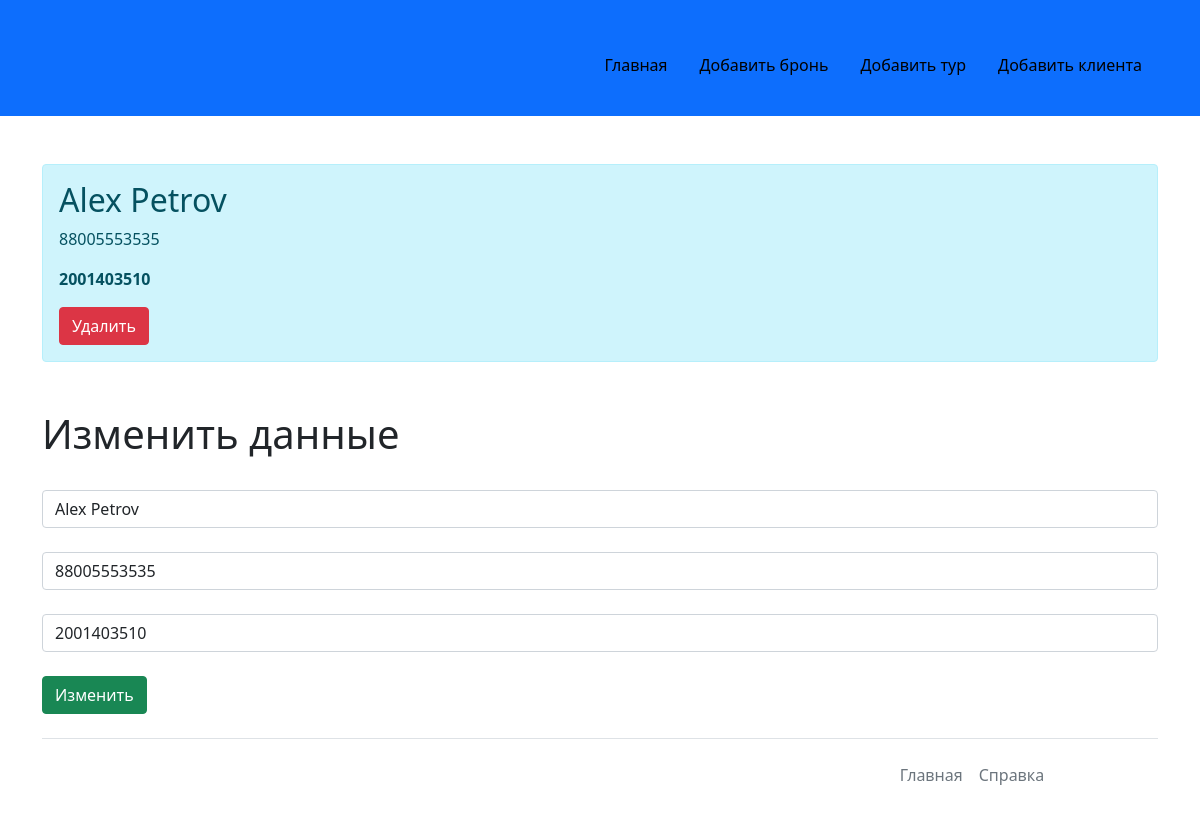
The page /clients-list/1/change on the database its author committed.
### app.py (models this page shows, shortened)
class Client(db.Model):
    client_id = db.Column(db.Integer, primary_key=True)
    name = db.Column(db.String(70), nullable=False)
    phone = db.Column(db.String(50), unique=True, nullable=False)
    code = db.Column(db.String(50), unique=True, nullable=False)
    orders = db.relationship('Order', backref='client')

### app.py (the view)
@app.route('/clients-list/<int:client_id>/change', methods=['POST', 'GET'])
def client_change_information(client_id):
    client = Client.query.get(client_id)
    if request.method == "POST":
        client.name = request.form['client_name']
        client.phone = request.form['client_phone']
        client.code = request.form['client_code']
        if not client.phone.isnumeric():
            return redirect(url_for('error_page', msg="Не удалось изменить данные клиента, так как номера телефона указан неверно."))
        if not client.code.isnumeric():
            return redirect(url_for('error_page', msg="Не удалось изменить данные клиента, так как код указан неверно."))
        try:
            db.session.commit()
            return redirect('/clients-list')
        except:
            return "Error happened"
    else:
        return render_template("client-information.html", client=client)

### templates/client-information.html (shortened to what this page needs)
{% extends "base.html" %}
{% block html_body %}
    <div class="container mt-5">
        <div class="alert alert-info">
            <h2>{{ client.name }}</h2>
            <p>{{ client.phone }}</p>
            <p><b>{{ client.code }}</b></p>
            <a href="/clients-list/{{ client.client_id }}/delete" class="btn btn-danger">Удалить</a>
        </div>
    </div>
    <div class="container mt-5">
        <h1>Изменить данные</h1><br>
        <form method="post">
            <input type="text" name="client_name" id="client_name" class="form-control" value="{{ client.name }}" placeholder="Введите Фамилию Имя Отчество"><br>
            <input type="text" name="client_phone" id="client_phone" class="form-control" value="{{ client.phone }}" placeholder="Введите номер телефона"><br>
            <input type="text" name="client_code" id="client_code" class="form-control" value="{{ client.code }}" placeholder="Введите паспортные данные"><br>
            <input type="submit" class="btn btn-success" value="Изменить">
        </form>
    </div>
{% endblock %}

### rows shown on the page
Client: name "Alex Petrov", phone "88005553535", code "2001403510", client_name "Alex Petrov", client_phone "88005553535", client_code "2001403510"
